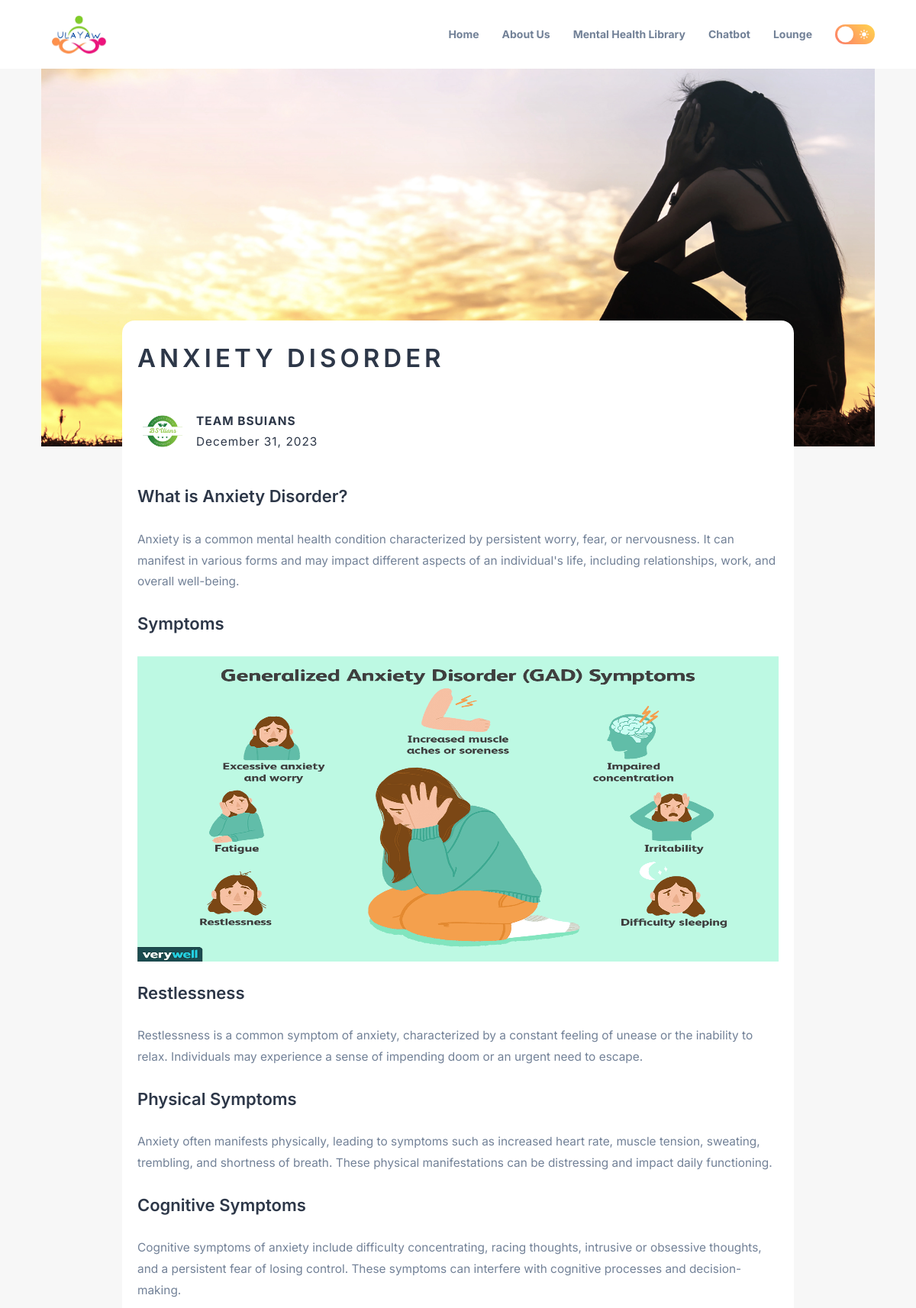
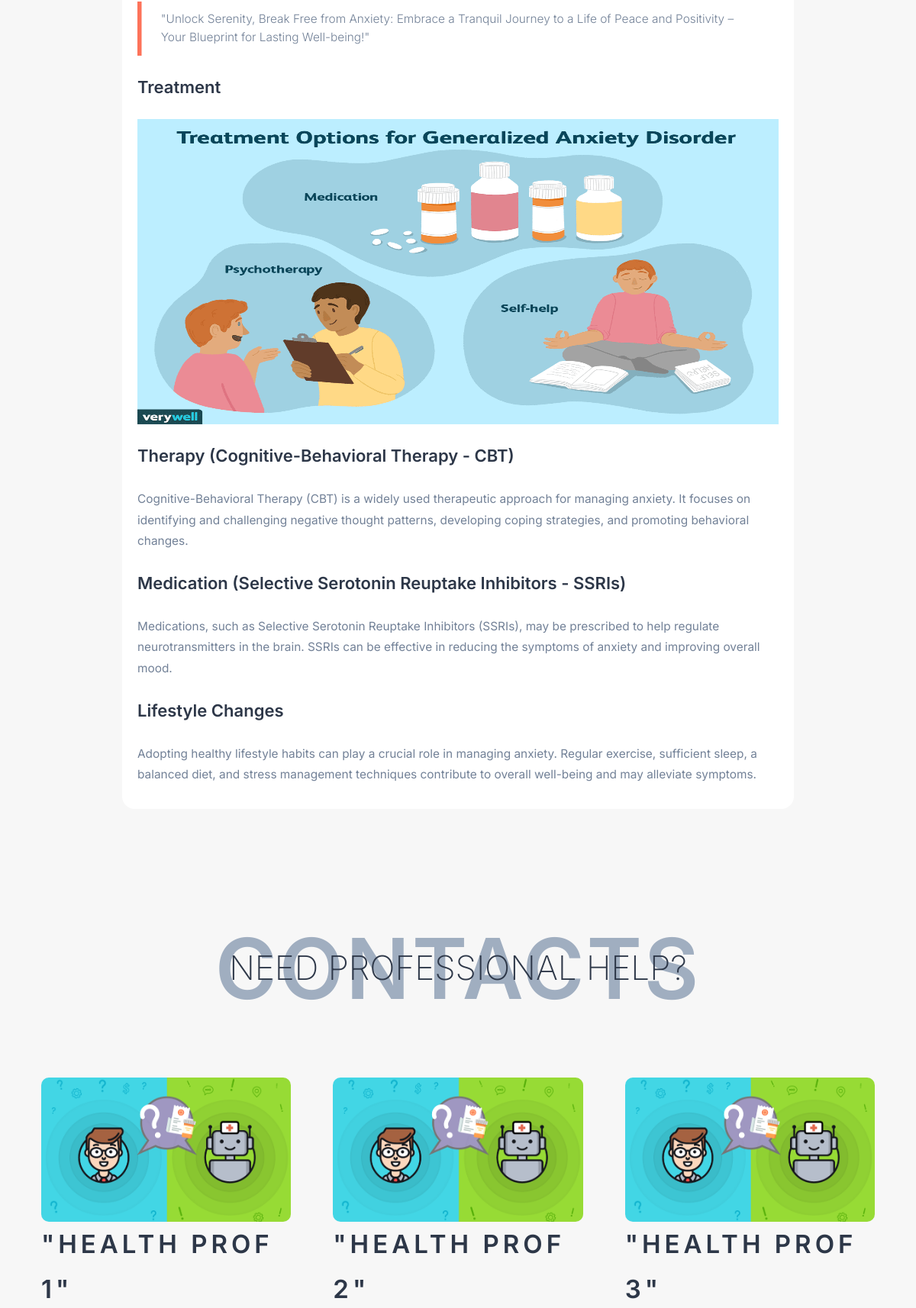
Screenshot of /mentalhealthlibrary/blogs/1 (upper part) with the database file from the repository (2 pictures, top to bottom).
### mhlblogs/models.py (models this page shows, shortened)
class MentalHealthIllness(models.Model):
    name = models.CharField(max_length=255, unique=True)
    date_created = models.TextField(blank=True)
    description = models.TextField(blank=True)
    slogan = models.TextField(blank=True)
    author_pic = models.ImageField(upload_to='mhlblogs/mental_health_images/', blank=True, null=True)
    author = models.TextField(blank=True, default='Team BSUians')
    main_bg = models.ImageField(upload_to='mhlblogs/mental_health_images/', blank=True, null=True)
    symptoms_image = models.ImageField(upload_to='mhlblogs/mental_health_images/', blank=True, null=True)
    symptoms1_title = models.TextField(blank=True)
    symptoms1_description = models.TextField(blank=True)
    symptoms2_title = models.TextField(blank=True)
    symptoms2_description = models.TextField(blank=True)
    symptoms3_title = models.TextField(blank=True)
    symptoms3_description = models.TextField(blank=True)
    treatments_image = models.ImageField(upload_to='mhlblogs/mental_health_images/', blank=True, null=True)
    treatment1_title = models.TextField(blank=True)
    treatment1_description = models.TextField(blank=True)
    treatment2_title = models.TextField(blank=True)
    treatment2_description = models.TextField(blank=True)
    treatment3_title = models.TextField(blank=True)
    treatment3_description = models.TextField(blank=True)

### mhlblogs/views.py (the view)
# urls.py: path('<int:mhl_id>', views.blogpage, name="mhlblogs"),
def blogpage(request, mhl_id):
    mhldetail = get_object_or_404(MentalHealthIllness, pk=mhl_id)
    return render(request, 'mhlblogs/blogpage.html', {'id':mhl_id, 'illness':mhldetail})

### templates/mhlblogs/blogpage.html (shortened to what this page needs)
{% extends "mhlblogs/base2.html" %}
{% load static %}
{% block content %}
<div class=" full" >
    <div class="container  main-bg" >
        <div class="hero" style="background:url( {{illness.main_bg.url}} ) no-repeat center center / cover;" >
        </div>
        <main>
            <h2>{{illness.name}} </h2>
            <div class="profile-container">
                <div class="profile">
                    <div class="img-container" style="background:url({{illness.author_pic.url}}) no-repeat center center / cover;">
                    </div>
                    <div class="text">
                        <h3>{{ illness.author }}</h3>
                        <p>{{ illness.date_created }}</p>
                    </div>
                </div>
            </div>
            <div class="content">
                <h4>What is {{illness.name}}?</h4>
                <p>{{illness.description}}</p>
                <h4>Symptoms</h4>
                <div class="content-image-container" style="display:flex;align-items:center;justify-content:center;">
                    <img src="{{illness.symptoms_image.url}}" alt="image_symptoms" width="100%" height="400px">
                </div>
                <h4>{{illness.symptoms1_title}}</h4>
                <p>{{illness.symptoms1_description}}</p>
                <h4>{{illness.symptoms2_title}}</h4>
                <p>{{illness.symptoms2_description}}</p>
                <h4>{{illness.symptoms3_title}}</h4>
                <p>{{illness.symptoms3_description}}</p>
                <blockquote>
                    "{{illness.slogan}}"
                </blockquote>
                <h4>Treatment</h4>
                <div class="content-image-container" style="display: flex;align-items:center; justify-content:center;">
                    <img src="{{illness.treatments_image.url}}" alt="image_treatment" width="100%" height="400px" >
                </div>
                <h4>{{illness.treatment1_title}}</h4>
                <p>{{illness.treatment1_description}}</p>
                <h4>{{illness.treatment2_title}}</h4>
                <p>{{illness.treatment2_description}}</p>
                <h4>{{illness.treatment3_title}}</h4>
                <p>{{illness.treatment3_description}}</p>
            </div>
        </main>
    </div>
    <div class="articles">
        <div class="article-heading">
            <h5>Contacts</h5>
            <h6>Need Professional Help?</h6>
        </div>
        <div class="cards container">
            <div class="card-container one">
                <div class="img-holder" >
                    <img src="{% static "mhlblogs/images/blog-2.png" %}" alt="animage">
                </div>
                <div class="card-text">
                    <h2>"Health Prof 1"</h2>
                    <br>
                </div>
            </div>
            <div class="card-container one">
                <div class="img-holder" >
                    <img src="{% static "mhlblogs/images/blog-2.png" %}" alt="animage">
                </div>
                <div class="card-text">
                    <h2>"Health Prof 2"</h2>
                    <br>
                </div>
            </div>
            <div class="card-container one">
                <div class="img-holder">
                    <img src="{% static "mhlblogs/images/blog-2.png" %}" alt="animage">
                </div>
                <div class="card-text">
                    <h2>"Health Prof 3"</h2>
                    <br>
                </div>
            </div>
        </div>
</div>
{% endblock content %}

### static/home/css/style.css (style rules this page uses)
.light-theme { --background-primary: hsl(0, 0%, 100%); --background-secondary: hsl(0, 0%, 97%); --action-primary: hsl(214, 32%, 91%); --action-secondary: hsl(210, 38%, 95%); --foreground-primary: hsl(218, 23%, 23%); --foreground-secondary: hsl(216, 15%, 52%); --foreground-tertiary: hsl(214, 20%, 69%); --accent: hsl(229, 76%, 66%); }
:root { --white: hsl(0, 0%, 100%); --fs-base: 0.85rem; --fs-1: 1.875rem; --fs-2: 1.5rem; --fs-3: 1.25rem; --fs-4: 0.875rem; --fs-5: 0.75rem; --py: 5rem; }
*, *::before, *::after { margin: 0; padding: 0; box-sizing: border-box; }
img, button { display: block; }
html { font-family: "Inter", sans-serif; font-size: var(--fs-base); line-height: 1.8; }
.container { margin-inline: auto; margin: auto; padding: 0 15px; }
.hero { background: var(--background-primary); padding-top: 2rem; padding-bottom: var(--py); text-align: center; }
@media (min-width: 550px) { :root { --fs-base: 0.90rem; } }
@media (min-width: 650px) { :root { --fs-1: 2.25rem; } }
@media (min-width: 650px) { .container { padding: 0 30px; } }
@media (min-width: 768px) { .container { max-width: 800px; } }
@media (min-width: 1024px) { :root { --fs-base: 1rem; --fs-1: 3rem; } }
@media (min-width: 1024px) { .container { max-width: 1150px; } }
@media (min-width: 1024px) { .hero { text-align: left; } }

### static/mhlblogs/css/styles.css (style rules this page uses)
* { margin:0; padding:0; box-sizing: border-box; font-family: "Inter", sans-serif; }
.light-theme { --background-primary: hsl(0, 0%, 100%); --background-secondary: hsl(0, 0%, 97%); --action-primary: hsl(214, 32%, 91%); --action-secondary: hsl(210, 38%, 95%); --foreground-primary: hsl(218, 23%, 23%); --foreground-secondary: hsl(216, 15%, 52%); --foreground-tertiary: hsl(214, 20%, 69%); --accent: hsl(229, 76%, 66%); }
.main-bg { background: var(--background-secondary); }
body .full { background: var(--background-secondary); }
.main-bg .profile-container { background: var(--background-primary); }
html { font-size:11px; }
h1,h2,h4 { font-size: 1.9rem; color: var(--foreground-primary); }
p { font-size: 1.4rem; color: var(--action-primary); }
.container { width: 96%; max-width: 117rem; margin: 0 auto; }
.hero { max-width: 114rem; height: 45rem; }
body main { width: 100%; max-width: 80rem; background-color:var(--background-primary); margin: 0 auto; border-radius: 1.5rem; margin-top: -15rem; padding: 20px; }
body h2 { font-size: 3rem; font-weight: 600; text-transform: uppercase; letter-spacing: 5px; color: var(--foreground-primary); }
body main .profile-container { display: flex; justify-content: space-between; align-items: center; color: var(--foreground-primary); margin: 3rem 0; }
body main .profile-container .profile { display:flex; justify-content: center; align-items:center; color: var(--foreground-primary); }
body .profile-container .profile .img-container { width: 6rem; height: 6rem; color: var(--foreground-primary); border-radius: 50%; }
body .profile-container .profile .text { margin: 0 1rem; font-size: 1.2rem; font-weight: 400; letter-spacing: 1px; color: var(--foreground-secondary); }
body .profile .text h3 { text-transform: uppercase; color: var(--foreground-primary); }
body .profile .text p { color: var(--foreground-primary); }
body main .content p { color: var(--foreground-primary); margin: 1rem 0; }
body main .content h4 { font-size: 2rem; font-weight: 600; color: var(--foreground-primary); margin: 2rem 0; }
blockquote { font-size: 1.4rem; padding: 1rem 2.8rem; line-height: 1.6; font-weight: 300; box-shadow: inset 0.5rem 0 0 #fd735a; background-color:var(--background-primary); color: var(--foreground-secondary); }
body main .content p { color: var(--foreground-secondary); margin: 1rem 0; }
.articles { width: 100%; background-color: var(--background-secondary); margin: 5rem 0; padding: 5rem 0; }
.articles .article-heading { text-transform: uppercase; text-align: center; width: 100%; position: relative; }
.article-heading h5 { font-size: 10rem; font-weight: 600; letter-spacing: 3px; position:relative; color: var(--foreground-tertiary); }
.article-heading h6 { font-size: 4rem; font-weight: 200; position:absolute; top: 50%; left: 50%; transform: translate(-50%, -50%); color: var(--foreground-primary); }
.cards { display: flex; justify-content: space-between; margin: 4rem auto; gap: 5rem; }
.cards .card-container { cursor: pointer; transition: all 0.4s ease; }
.cards .card-container.one img { height: 80%; width: 100%; border-radius: 10px; }

### rows the page displays
MentalHealthIllness: main_bg (picture), name "ANXIETY DISORDER", author_pic (picture), author "TEAM BSUIANS", date_created "December 31, 2023", name "Anxiety Disorder", description "Anxiety is a common mental health condition characterized by persistent worry, fear, or nervousness. It can manifest in various forms and may impact different aspects of an individual's life, including relationships, work, and overall well-being.", symptoms_image (picture), symptoms1_title "Restlessness", symptoms1_description "Restlessness is a common symptom of anxiety, characterized by a constant feeling of unease or the inability to relax. Individuals may experience a sense of impending doom or an urgent need to escape.", symptoms2_title "Physical Symptoms", symptoms2_description "Anxiety often manifests physically, leading to symptoms such as increased heart rate, muscle tension, sweating, trembling, and shortness of breath. These physical manifestations can be distressing and impact daily functioning.", symptoms3_title "Cognitive Symptoms", symptoms3_description "Cognitive symptoms of anxiety include difficulty concentrating, racing thoughts, intrusive or obsessive thoughts, and a persistent fear of losing control. These symptoms can interfere with cognitive processes and decision-making.", slogan "Unlock Serenity, Break Free from Anxiety: Embrace a Tranquil Journey to a Life of Peace and Positivity – Your Blueprint for Lasting Well-being!", treatments_image (picture), treatment1_title "Therapy (Cognitive-Behavioral Therapy - CBT)", treatment1_description "Cognitive-Behavioral Therapy (CBT) is a widely used therapeutic approach for managing anxiety. It focuses on identifying and challenging negative thought patterns, developing coping strategies, and promoting behavioral changes.", treatment2_title "Medication (Selective Serotonin Reuptake Inhibitors - SSRIs)", treatment2_description "Medications, such as Selective Serotonin Reuptake Inhibitors (SSRIs), may be prescribed to help regulate neurotransmitters in the brain. SSRIs can be effective in reducing the symptoms of anxiety and improving overall mood.", treatment3_title "Lifestyle Changes", treatment3_description "Adopting healthy lifestyle habits can play a crucial role in managing anxiety. Regular exercise, sufficient sleep, a balanced diet, and stress management techniques contribute to overall well-being and may alleviate symptoms."
